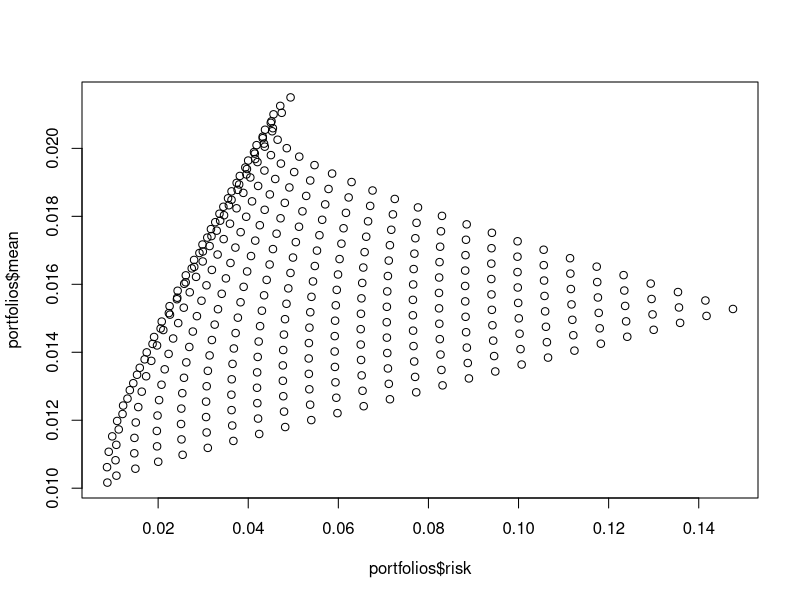

Recreate this plot in R.
#calculate best portfolio W in the efficient frontier
#given risk
#does not use formulas, but only brute force
#calculate the mean and variance for all linear combinations
# of W * X
# returns: matrix of return time series, each row a security (n_security,days)
# W: vector of weights (1,n_security)
# find best W given a value for variance(risk)


library(matrixStats)



generatePortfolios <- function(returns,risk){
  #covariance matrix
  x <- returns
  S <- cov(t(x))
  
  var.f <- function (w){
    w <- as.matrix(w)
    rowVars( w%*%x )
  }
  
  mean.f <- function (we){
    we <- as.matrix(we)
    rowMeans(we%*%x)
  }
  
  grid.axis <- list ( (0:25)*0.04)
  
  k <- nrow(x)
  
  w=expand.grid(rep(grid.axis,k))
  
  w <- w[rowSums(w)==1,]
  
  w$risk = sqrt(var.f(w[,1:k]))
  w$mean = mean.f(w[,1:k])
  
  return (w)
}

bestPortfolio <- function(portfolios,expected=0.01){

  w = portfolios
  #calculating best portfolio
  w <- w[w$mean >= expected,]
  w <- w[w$risk == min(w$risk),]
  return (w)
}


days=252
x1=rnorm(days,0.01,0.01)
x2=rnorm(days,0.02,0.05)
x3=0.5*x1 - 0.5*rnorm(days,-0.02,0.3)
x=rbind(x1,x2,x3)

portfolios <- generatePortfolios(x)

print (portfolios)

plot(portfolios$risk,portfolios$mean)

print (bestPortfolio(portfolios))


